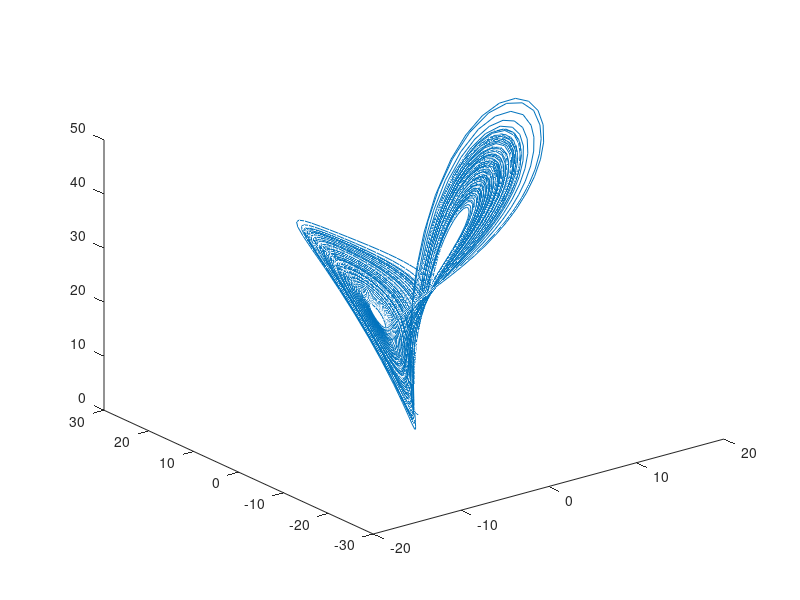

This figure's MATLAB source:
% Atrayente de Lorentz
clear

a = 10;
b = 28;
c = 8/3;
  
f = @(t, x) [ -a*x(1) + a*x(2); 
  b*x(1) - x(2) - x(1)*x(3); 
  -c*x(3) + x(1)*x(2)];

x0=[1 1 1];
[t, x] = ode45(f, [0 200], x0);
figure 
plot3(x(:,1),x(:,2),x(:,3));